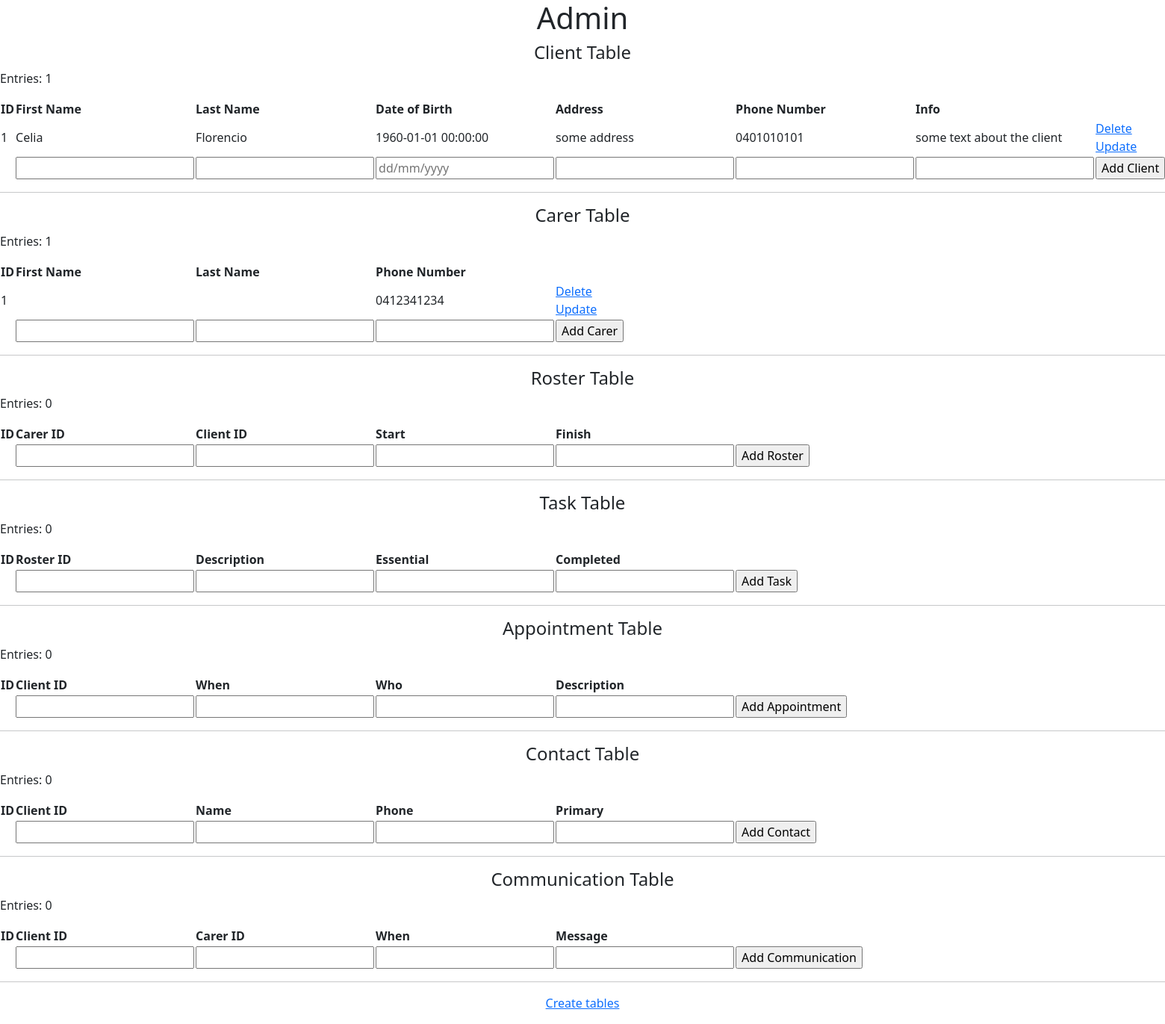
The page /admin on the database its author committed.
### app.py (models this page shows, shortened)
class Client(db.Model):
    id = db.Column(db.Integer, primary_key=True)
    fname = db.Column(db.String(30), nullable=False)
    lname = db.Column(db.String(30), nullable=False)
    dob = db.Column(db.DateTime, nullable=False)
    address = db.Column(db.String(100), nullable=False)
    phone = db.Column(db.String(10), nullable=True)  # some client might not speak or speak the language so not always useful
    info = db.Column(db.String(500), nullable=False)  # free text

class Carer(db.Model):
    id = db.Column(db.Integer, primary_key=True)
    carer_fname = db.Column(db.String(30), nullable=False)
    carer_lname = db.Column(db.String(30),nullable=False)
    phone = db.Column(db.String(10), nullable=False)

### app.py (the view)
@app.route('/admin', methods=['GET'])
def admin():
    clients = Client.query.order_by(Client.id).all()
    carers = Carer.query.order_by(Carer.id).all()
    rosters = Roster.query.order_by(Roster.id).all()
    tasks = Task.query.order_by(Task.id).all()
    appointments = Appointment.query.order_by(Appointment.id).all()
    contacts = Contact.query.order_by(Contact.id).all()
    communications = Communication.query.order_by(Communication.id).all()
    return render_template('admin.html', clients=clients, carers=carers,
    rosters=rosters, tasks=tasks, appointments=appointments, contacts=contacts, communications=communications)

### templates/admin.html (shortened to what this page needs)
{% extends 'base.html' %}
{% block body %}
<div class="content">
    <h1 style="text-align: center">Admin</h1>
    <h4 id="client" style="text-align: center">Client Table</h4>
    <p>Entries: {{ clients|length }}</p>
    <table>
        <tr>
            <th>ID</th>
            <th>First Name</th>
            <th>Last Name</th>
            <th>Date of Birth</th>
            <th>Address</th>
            <th>Phone Number</th>
            <th>Info</th>
        </tr>
        {% for client in clients %}
            <tr>
                <td>
                    {{ client.id }}
                </td>
                <td>
                    {{ client.fname }}
                </td>
                <td>
                    {{ client.lname }}
                </td>
                <td>
                    {{ client.dob }}
                </td>
                <td>
                    {{ client.address }}
                </td>
                <td>
                    {{ client.phone }}
                </td>
                <td>
                    {{ client.info }}
                </td>
                <td>
                    <a href="/admin/delete-client/{{ client.id }}">Delete</a>
                    <br>
                    <a href="/admin/update-client/{{ client.id }}">Update</a>
                </td>
            </tr>
        {% endfor %}
        <tr>
            <form action="/admin/add-client" method="POST">
                <td></td>
                <td>
                    <input type="text" name="fname" id="fname">
                </td>
                <td>
                    <input type="text" name="lname" id="lname">
                </td>
                <td>
                    <input type="text" name="dob" id="dob" placeholder="dd/mm/yyyy">
                </td>
                <td>
                    <input type="text" name="address" id="address">
                </td>
                <td>
                    <input type="text" name="phone" id="phone">
                </td>
                <td>
                    <input type="text" name="info" id="info">
                </td>
                <td>
                    <input type="submit" value="Add Client">
                </td>
            </form>
        </tr>
    </table>
    <hr>
    <h4 id="carer" style="text-align: center">Carer Table</h4>
    <p>Entries: {{ carers|length }}</p>
    <table>
        <tr>
            <th>ID</th>
            <th>First Name</th>
            <th>Last Name</th>
            <th>Phone Number</th>
        </tr>
        {% for carer in carers %}
            <tr>
                <td>
                    {{ carer.id }}
                </td>
                <td>
                </td>
                <td>
                </td>
                <td>
                    {{ carer.phone }}
                </td>
                <td>
                    <a href="/admin/delete-carer/{{ carer.id }}">Delete</a>
                    <br>
                    <a href="/admin/update-carer/{{ carer.id }}">Update</a>
                </td>
            </tr>
        {% endfor %}
        <tr>
            <form action="/admin/add-carer" method="POST">
                <td></td>
                <td>
                    <input type="text" name="fname" id="fname">
                </td>
                <td>
                    <input type="text" name="lname" id="lname">
                </td>
                <td>
                    <input type="text" name="phone" id="phone">
                </td>
                <td>
                    <input type="submit" value="Add Carer">
                </td>
            </form>
        </tr>
    </table>
    <hr>
    <h4 id="roster" style="text-align: center">Roster Table</h4>
    <p>Entries: {{ rosters|length }}</p>
    <table>
        <tr>
            <th>ID</th>
            <th>Carer ID</th>
            <th>Client ID</th>
            <th>Start</th>
            <th>Finish</th>
        </tr>
        <tr>
            <form action="/admin/add-roster" method="POST">
                <td></td>
                <td>
                    <input type="text" name="carer_id" id="carer_id">
                </td>
                <td>
                    <input type="text" name="client_id" id="client_id">
                </td>
                <td>
                    <input type="text" name="start" id="start">
                </td>
                <td>
                    <input type="text" name="finish" id="finish">
                </td>
                <td>
                    <input type="submit" value="Add Roster">
                </td>
            </form>
        </tr>
    </table>
    <hr>
    <h4 id="task" style="text-align: center">Task Table</h4>
    <p>Entries: {{ tasks|length }}</p>
    <table>
        <tr>
            <th>ID</th>
            <th>Roster ID</th>
            <th>Description</th>
            <th>Essential</th>
            <th>Completed</th>
        </tr>
        <tr>
            <form action="/admin/add-task" method="POST">
                <td></td>
                <td>
                    <input type="text" name="roster_id" id="roster_id">
                </td>
                <td>
                    <input type="text" name="description" id="description">
                </td>
                <td>
                    <input type="text" name="essential" id="essential">
                </td>
                <td>
                    <input type="text" name="completed" id="completed">
                </td>
                <td>
                    <input type="submit" value="Add Task">
                </td>
            </form>
        </tr>
    </table>
    <hr>
    <h4 id="appointment" style="text-align: center">Appointment Table</h4>
    <p>Entries: {{ appointments|length }}</p>
    <table>
        <tr>
            <th>ID</th>
            <th>Client ID</th>
            <th>When</th>
            <th>Who</th>
            <th>Description</th>
        </tr>
        <tr>
            <form action="/admin/add-appointment" method="POST">
                <td></td>
                <td>
                    <input type="text" name="client_id" id="client_id">
                </td>
                <td>
                    <input type="text" name="when" id="when">
                </td>
                <td>
                    <input type="text" name="who" id="who">
                </td>
                <td>
                    <input type="text" name="description" id="description">
                </td>
                <td>
                    <input type="submit" value="Add Appointment">
                </td>
            </form>
        </tr>
    </table>
    <hr>
    <h4 id="contact" style="text-align: center">Contact Table</h4>
    <p>Entries: {{ contacts|length }}</p>
    <table>
        <tr>
            <th>ID</th>
            <th>Client ID</th>
            <th>Name</th>
            <th>Phone</th>
            <th>Primary</th>
        </tr>
        <tr>
            <form action="/admin/add-contact" method="POST">
                <td></td>
                <td>
                    <input type="text" name="client_id" id="client_id">
                </td>
                <td>
                    <input type="text" name="name" id="name">
                </td>
                <td>
                    <input type="text" name="phone" id="phone">
                </td>
                <td>
                    <input type="text" name="primary" id="primary">
                </td>
                <td>
                    <input type="submit" value="Add Contact">
                </td>
            </form>
        </tr>
    </table>
    <hr>
    <h4 id="communication" style="text-align: center">Communication Table</h4>
    <p>Entries: {{ commincations|length }}</p>
    <table>
        <tr>
            <th>ID</th>
            <th>Client ID</th>
            <th>Carer ID</th>
            <th>When</th>
            <th>Message</th>
        </tr>
        <tr>
            <form action="/admin/add-communication" method="POST">
                <td></td>
                <td>
                    <input type="text" name="client_id" id="client_id">
                </td>
                <td>
                    <input type="text" name="carer_id" id="carer_id">
                </td>
                <td>
                    <input type="text" name="when" id="when">
                </td>
                <td>
                    <input type="text" name="message" id="message">
                </td>
                <td>
                    <input type="submit" value="Add Communication">
                </td>
            </form>
        </tr>
    </table>
    <hr>
    <p align=center>
        <a href="/admin/create_tables">Create tables</a>
    </p>
</div>
{% endblock %}

### templates/base.html (shortened to what this page needs)
<!DOCTYPE html>
<html lang="en">
<head>
    <link rel="stylesheet" href="{{ url_for('static', filename='css/main.css')}}">
    <link href="https://cdn.jsdelivr.net/npm/bootstrap@5.0.2/dist/css/bootstrap.min.css" rel="stylesheet">
</head>
<body>
    {% block body %}{% endblock %}
</body>
</html>

### static/css/main.css (style rules this page uses)
body { margin: 0; font-family: sans-serif; }

### rows shown on the page
Client: id "1", fname "Celia", lname "Florencio", dob "1960-01-01 00:00:00", address "some address", phone "0401010101", info "some text about the client"
Carer: id "1", phone "0412341234"

### other values the page prints
{{ clients|length }} "1"
{{ carers|length }} "1"
{{ rosters|length }} "0"
{{ tasks|length }} "0"
{{ appointments|length }} "0"
{{ contacts|length }} "0"
{{ commincations|length }} "0"
